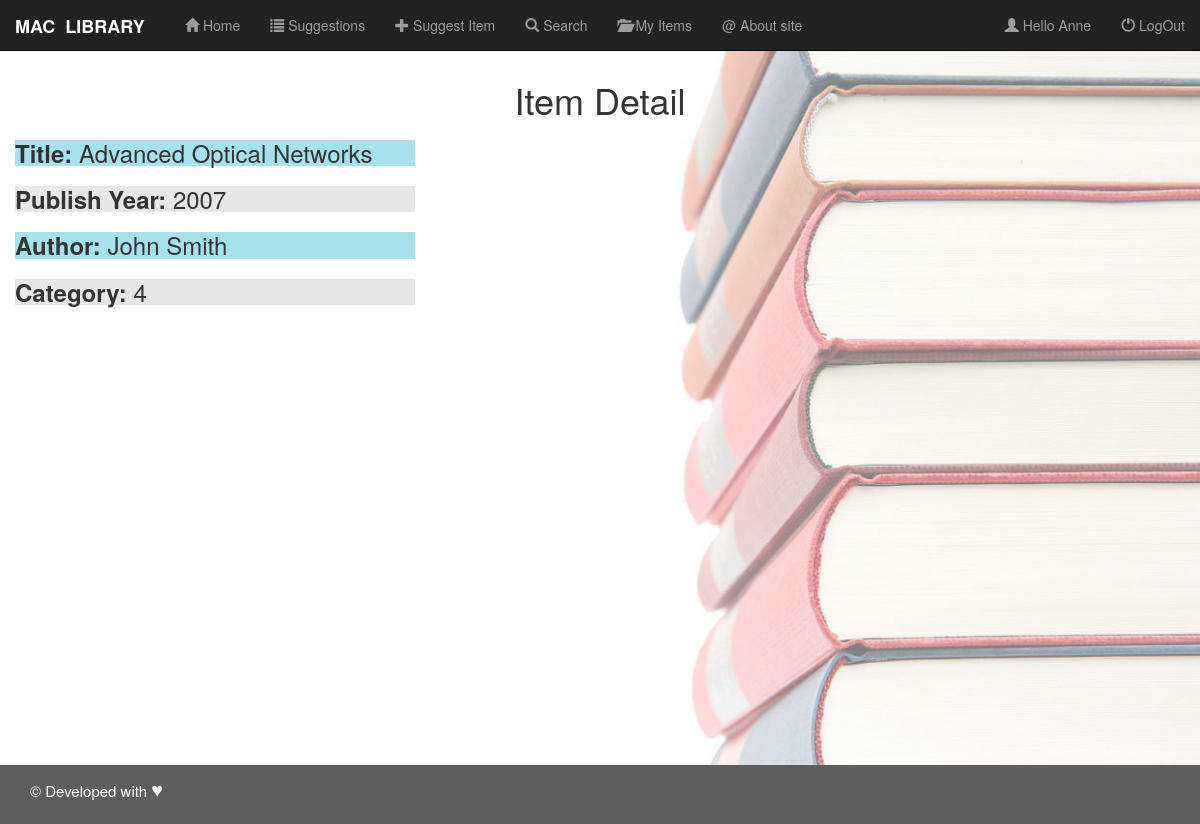
The page /lipapp/1/ (signed in) on the database its author committed.
### lipapp/models.py (models this page shows, shortened)
class Libitem(models.Model):
    TYPE_CHOICES = (
        ('Book', 'Book'),
        ('DVD', 'DVD'),
        ('Other', 'Other'),
    )
    title = models.CharField(max_length=100)
    itemtype = models.CharField(max_length=6, choices=TYPE_CHOICES, default='Book')
    checked_out = models.BooleanField(default=False)
    user = models.ForeignKey(Libuser, default=None, null=True, blank=True)
    duedate = models.DateField(default=None, null=True, blank=True)
    last_chkout = models.DateField(default=None, null=True, blank=True)
    date_acquired = models.DateField(default=datetime.date.today())
    pubyr = models.IntegerField(validators=[clean_fields])
    num_chkout = models.IntegerField(default=0)

class Book(Libitem):
    CATEGORY_CHOICES = (
        (1, 'Fiction'),
        (2, 'Biography'),
        (3, 'Self Help'),
        (4, 'Education'),
        (5, 'Children'),
        (6, 'Teen'),
        (7, 'Other'),
    )
    author = models.CharField(max_length=100)
    category = models.IntegerField(choices=CATEGORY_CHOICES, default=1)

### lipapp/views.py (the view, shortened to what this page needs)
# urls.py: url(r'^(?P<item_id>\d+)/$', views.detail, name='detail'),
@login_required
def detail(request, item_id):
    libitem = get_object_or_404(Libitem, pk=item_id)
    itemtype = libitem.__getattribute__('itemtype')
    if itemtype == 'Book':
        author = Book.objects.get(pk=item_id).__getattribute__('author')
        category = Book.objects.get(pk=item_id).__getattribute__('category')
        context = {'libitem': libitem, 'author': author, 'category': category, 'user': request.user}
        return render(request, 'lipapp/detail.html', context)

### lipapp/templates/lipapp/detail.html (shortened to what this page needs)
{% extends 'lipapp/base.html' %}
{% block myhdg %}Item Detail{% endblock %}
{%block body_block%}
    <div style="width: 400px;">
    {% if libitem.itemtype == 'Book' %}
            <h3 style="background-color: #a6e1ec"><b>Title: </b>{{ libitem.title }}</h3>
            <h3 style="background-color: #e7e7e7"><b>Publish Year: </b>{{ libitem.pubyr }}</h3>
            <h3 style="background-color: #a6e1ec"><b>Author: </b>{{author }}</h3>
            <h3 style="background-color: #e7e7e7"><b>Category: </b>{{ category }}</h3>
        {% endif %}
    </div>
{%endblock%}

### lipapp/templates/lipapp/base.html (shortened to what this page needs)
<!DOCTYPE html>
{% load staticfiles %}
<html lang="en">
  <head>
        <link href="{% static 'lipapp/css/bootstrap.min.css' %}" rel="stylesheet">
        <link rel="stylesheet" type="text/css" href="{% static 'lipapp/style.css' %}" />
  </head>
  <body>
      <nav role="navigation" class="navbar navbar-inverse navbar-fixed-top">
        <div class="container-fluid">
            <div class="navbar-header">
                <a href="{% url 'lipapp:index' %}" class="navbar-brand" style="width: 170px; font-style: inherit;">
                    <strong>MAC &nbsp;LIBRARY</strong></a>
            </div>
            <div class="navbar-collapse collapse" id="navbarCollapse">
                    <ul class="nav navbar-nav">
                        <li class="{% block index_active %}{% endblock %}"><a href="{% url 'lipapp:index' %}"><span class="glyphicon glyphicon-home"></span>&nbsp;Home</a></li>
                        <li class="{% block suggest_active %}{% endblock %}"><a href="{% url 'lipapp:suggestions' %}"><span class="glyphicon glyphicon-list"></span>&nbsp;Suggestions</a></li>
                        <li class="{% block newitem_active %}{% endblock %}"><a href="{% url 'lipapp:newitem' %}"><span class="glyphicon glyphicon-plus"></span>&nbsp;Suggest Item</a></li>
                        <li class="{% block search_active %}{% endblock %}"><a href="{% url 'lipapp:searchlib' %}"><span class="glyphicon glyphicon-search"></span>&nbsp;Search</a></li>
                        <li class="{% block myitem_active %}{% endblock %}"><a href="{% url 'lipapp:myitems' %}"><span class="glyphicon glyphicon-folder-open"></span>&nbsp;My Items</a></li>
                        <li class="{% block about_active %}{% endblock %}"><a href="{% url 'lipapp:about' %}"><span>@</span>&nbsp;About site</a></li>
                    </ul>
                      <ul class="nav navbar-nav navbar-right">
                        {% if user.is_authenticated %}
                            <li><a href=""><span class="glyphicon glyphicon-user"></span>&nbsp;Hello&nbsp;{{ user.first_name }}</a></li>
                            <li ><a href="{% url 'lipapp:logout' %}"><span class="glyphicon glyphicon-off"></span>&nbsp;LogOut</a></li>
                        {% else %}
                            <li ><a href="{% url 'lipapp:index' %}"><span class="glyphicon glyphicon-off"></span>&nbsp;LogIn</a></li>
                        {% endif %}
                      </ul>
            </div>
        </div>
      </nav>
            <div class="container-fluid" style="margin-top:60px">
                <h1>{% block myhdg %}{% endblock %}</h1>
                {% block body_block %}{% endblock %}
            </div>
    <div class="footer" style="margin-top: 450px">
          <div class="container">
              <p>&copy; Developed with <strong style="font-size: 20px;">&hearts;</strong></p>
          </div>
    </div>
  </body>
</html>

### lipapp/static/lipapp/style.css (style rules this page uses)
h1 { text-align: center; }
.footer { background-color: #5e5e5e; font-size: 15px; padding: 10px 0px; color: white; }

### rows shown on the page
Libitem: title "Advanced Optical Networks", pubyr "2007"
Book: author "John Smith"

### other values the page prints
{{ user.first_name }} "Anne"
{{ category }} "4"
